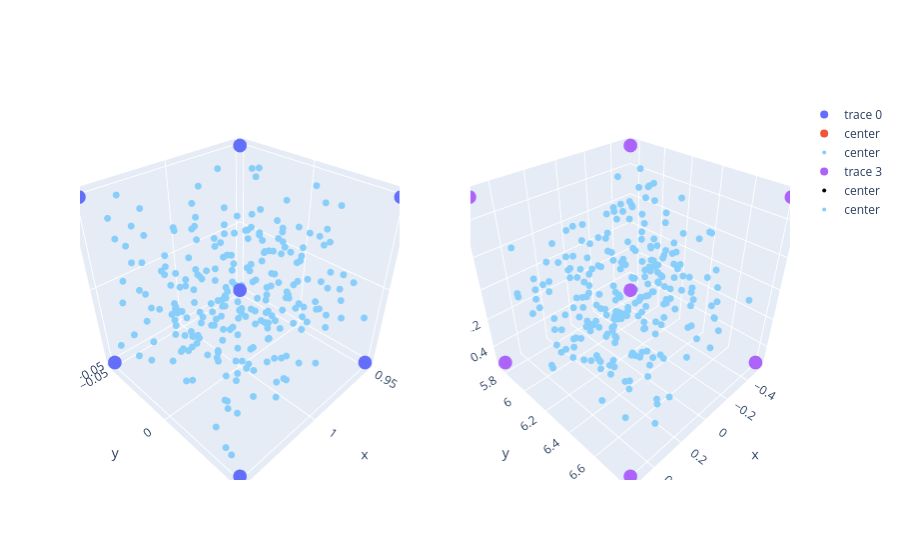

Write notebook code for a chart like this one.
### Code cell
fig = make_subplots(rows=1, cols=2,  specs=[[{'type': 'scene'}, {'type': 'scene'}]])

x, y, z = corners[:,0], corners[:,1], corners[:,2]
vx, vy, vz = corners_v[:,0], corners_v[:,1], corners_v[:,2]

fig.add_trace(go.Scatter3d(x=x, y=y, z=z, mode='markers'), row=1, col=1)

fig.add_trace(go.Scatter3d(x=[center[0]], y=[center[1]], z=[center[2]],
            mode='markers',
            name='center'), row=1, col=1)

fig.add_trace(go.Scatter3d(x=list(select_state_vector[:,0]), 
                           y=list(select_state_vector[:,1]), 
                           z=list(select_state_vector[:,2]),
            mode='markers',
            name='center', 
            marker=dict(
                color='LightSkyBlue',
                size=4
            )
        ), row=1, col=1)

fig.add_trace(go.Scatter3d(x=vx, y=vy, z=vz,
                            mode='markers'), row=1, col=2)

fig.add_trace(go.Scatter3d(x=[center_v[0]], y=[center_v[1]], z=[center_v[2]],
            mode='markers',
            name='center', 
            marker=dict(
                color='black',
                size=4
            )
        ), row=1, col=2)

fig.add_trace(go.Scatter3d(x=list(select_state_vector[:,3]), 
                            y=list(select_state_vector[:,4]), 
                            z=list(select_state_vector[:,5]),
            mode='markers',
            name='center', 
            marker=dict(
                color='LightSkyBlue',
                size=4
            )
        ), row=1, col=2)
        
fig.show()

### Figure 1 — Plotly figure (JSON) as saved in the notebook; plotly's stock layout.template omitted (floating-point values rounded to 4 significant figures; data arrays with more than 128 entries replaced by an {"elided": "..."} marker saying what was removed)
{"data": [{"mode": "markers", "scene": "scene", "type": "scatter3d", "x": [0.95, 1.05, 0.95, 1.05, 0.95, 1.05, 0.95, 1.05], "y": [-0.05, -0.05, 0.05, 0.05, -0.05, -0.05, 0.05, 0.05], "z": [-0.05, -0.05, -0.05, -0.05, 0.05, 0.05, 0.05, 0.05]}, {"mode": "markers", "name": "center", "scene": "scene", "type": "scatter3d", "x": [1], "y": [0], "z": [0]}, {"marker": {"color": "LightSkyBlue", "size": 4}, "mode": "markers", "name": "center", "scene": "scene", "type": "scatter3d", "x": {"elided": "247 float values"}, "y": {"elided": "247 float values"}, "z": {"elided": "247 float values"}}, {"mode": "markers", "scene": "scene2", "type": "scatter3d", "x": [-0.5274, 0.5274, -0.5274, 0.5274, -0.5274, 0.5274, -0.5274, 0.5274], "y": [5.757, 5.757, 6.811, 6.811, 5.757, 5.757, 6.811, 6.811], "z": [-0.5274, -0.5274, -0.5274, -0.5274, 0.5274, 0.5274, 0.5274, 0.5274]}, {"marker": {"color": "black", "size": 4}, "mode": "markers", "name": "center", "scene": "scene2", "type": "scatter3d", "x": [0], "y": [6.284], "z": [0]}, {"marker": {"color": "LightSkyBlue", "size": 4}, "mode": "markers", "name": "center", "scene": "scene2", "type": "scatter3d", "x": {"elided": "247 float values"}, "y": {"elided": "247 float values"}, "z": {"elided": "247 float values"}}], "layout": {"scene": {"domain": {"x": [0, 0.45], "y": [0, 1]}}, "scene2": {"domain": {"x": [0.55, 1], "y": [0, 1]}}}}
